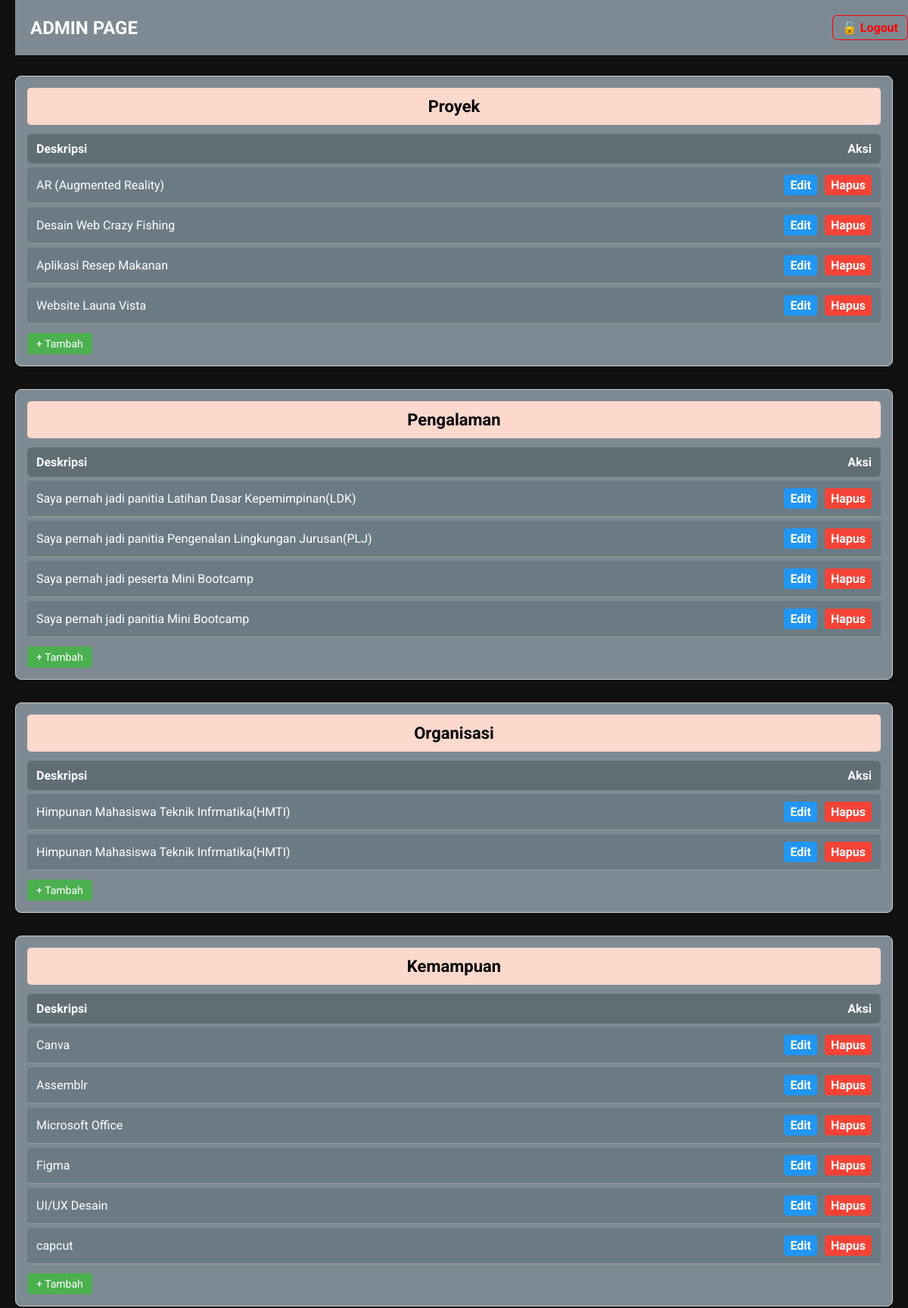
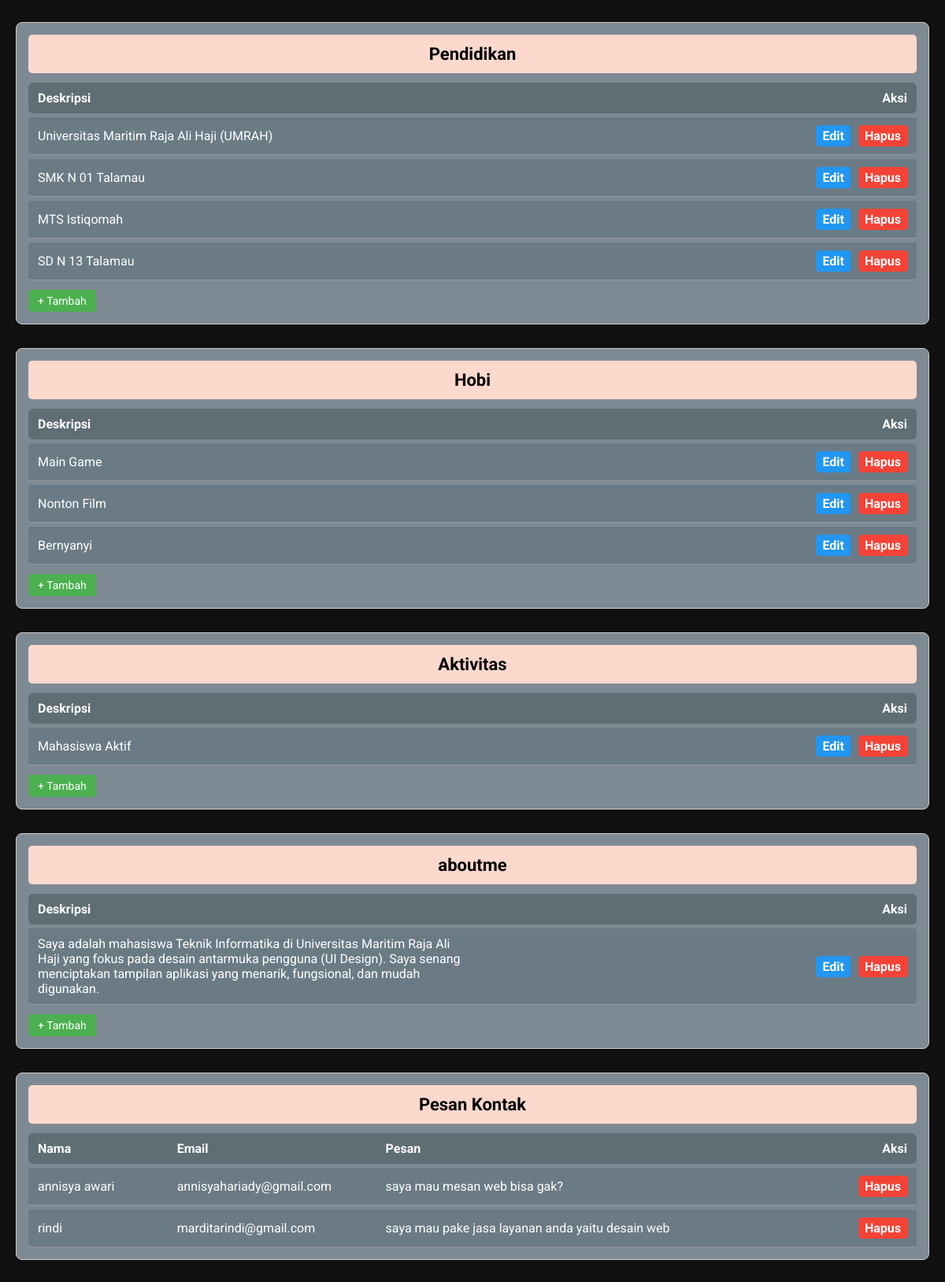
The page /admin.php (signed in) on the database its author committed (2 pictures, top to bottom).
### tables this page shows
CREATE TABLE `proyek` (
  `id` int(11) NOT NULL,
  `nama_proyek` varchar(255) DEFAULT NULL,
  `deskripsi` text DEFAULT NULL,
  `gambar` varchar(255) DEFAULT NULL
);

CREATE TABLE `pengalaman` (
  `id` int(11) NOT NULL,
  `deskripsi` text DEFAULT NULL,
  `tahun` year(4) DEFAULT NULL,
  `gambar` varchar(255) DEFAULT NULL
);

CREATE TABLE `organisasi` (
  `id` int(11) NOT NULL,
  `nama_organisasi` varchar(255) DEFAULT NULL,
  `posisi` text DEFAULT NULL,
  `periode` varchar(100) DEFAULT NULL,
  `gambar` varchar(255) DEFAULT NULL
);

CREATE TABLE `kemampuan` (
  `id` int(11) NOT NULL,
  `nama` varchar(100) NOT NULL
);

CREATE TABLE `pendidikan` (
  `id` int(11) NOT NULL,
  `jenjang` varchar(100) DEFAULT NULL,
  `nama_sekolah` varchar(255) DEFAULT NULL,
  `tahun_mulai` year(4) DEFAULT NULL,
  `tahun_selesai` year(4) DEFAULT NULL
);

CREATE TABLE `hobi` (
  `id` int(11) NOT NULL,
  `nama_hobi` varchar(100) NOT NULL
);

CREATE TABLE `aktivitas` (
  `id` int(11) NOT NULL,
  `nama_aktivitas` varchar(150) NOT NULL,
  `deskripsi` text DEFAULT NULL
);

CREATE TABLE `aboutme` (
  `id` int(11) NOT NULL,
  `deskripsi` text NOT NULL
);

CREATE TABLE `pesan_kontak` (
  `id` int(11) NOT NULL,
  `name` varchar(100) DEFAULT NULL,
  `email` varchar(100) DEFAULT NULL,
  `message` text DEFAULT NULL,
  `created_at` timestamp NOT NULL DEFAULT current_timestamp()
);

### admin.php (the view, shortened to what this page needs)
<?php endif;
include 'koneksi.php';
?>
<!DOCTYPE html>
<html lang="en">
<head>
</head>
<body>
<div class="admin-header">
  <span>ADMIN PAGE</span>
  <a class="logout-link" href="logout.php">🔓 Logout</a>
</div>
<div id="app">
<?php
$sections = [
  'Proyek' => ['table' => 'proyek', 'field' => 'nama_proyek'],
  'Pengalaman' => ['table' => 'pengalaman', 'field' => 'deskripsi'],
  'Organisasi' => ['table' => 'organisasi', 'field' => 'nama_organisasi'],
  'Kemampuan' => ['table' => 'kemampuan', 'field' => 'nama'],
  'Pendidikan' => ['table' => 'pendidikan', 'field' => 'nama_sekolah'],
  'Hobi' => ['table' => 'hobi', 'field' => 'nama_hobi'],
  'Aktivitas' => ['table' => 'aktivitas', 'field' => 'nama_aktivitas'],
  'aboutme' => ['table' => 'aboutme', 'field' => 'deskripsi'],
];
foreach ($sections as $label => $info):
  $table = $info['table'];
  $field = $info['field'];
  $query = mysqli_query($conn, "SELECT * FROM $table ORDER BY id DESC");
?>
  <div class="section">
    <div class="section-title"><?= $label ?></div>
    <div class="table-header">
      <div class="deskripsi">Deskripsi</div>
      <div class="aksi">Aksi</div>
    </div>
    <?php while ($row = mysqli_fetch_assoc($query)): ?>
      <div class="item-row">
        <div class="deskripsi"><?= htmlspecialchars($row[$field]) ?></div>
        <div class="aksi">
          <a class="icon-btn edit" href="edit.php?tabel=<?= $table ?>&id=<?= $row['id'] ?>">Edit</a>
          <a class="icon-btn delete" href="hapus.php?tabel=<?= $table ?>&id=<?= $row['id'] ?>" onclick="return confirm('Yakin ingin menghapus data ini?')">Hapus</a>
        </div>
      </div>
    <?php endwhile; ?>
    <a href="tambah.php?tabel=<?= $table ?>" class="tambah">+ Tambah</a>
  </div>
<?php endforeach; ?>
<div class="section">
  <div class="section-title">Pesan Kontak</div>
  <div class="table-header">
    <div class="deskripsi" style="flex: 0.8;">Nama</div>
    <div class="deskripsi" style="flex: 1.2;">Email</div>
    <div class="deskripsi" style="flex: 2;">Pesan</div>
    <div class="aksi">Aksi</div>
  </div>
  <?php
  $query_pesan = mysqli_query($conn, "SELECT * FROM pesan_kontak ORDER BY created_at DESC");
  while ($pesan = mysqli_fetch_assoc($query_pesan)):
  ?>
    <div class="item-row">
      <div class="deskripsi" style="flex: 0.8;"><?= htmlspecialchars($pesan['name']) ?></div>
      <div class="deskripsi" style="flex: 1.2;"><?= htmlspecialchars($pesan['email']) ?></div>
      <div class="deskripsi" style="flex: 2;"><?= htmlspecialchars($pesan['message']) ?></div>
      <div class="aksi">
        <a class="icon-btn delete" href="hapus_pesan.php?id=<?= $pesan['id'] ?>" onclick="return confirm('Yakin ingin menghapus pesan ini?')">Hapus</a>
      </div>
    </div>
  <?php endwhile; ?>
</div>
</div>
</body>
</html>

### admin.php (style rules this page uses)
* { box-sizing: border-box; margin: 0; padding: 0; font-family: 'Roboto', sans-serif; }
body { background-color: #111; color: #fff; padding: 20px; padding-top: 100px; }
.admin-header { position: fixed; top: 0; width: 100%; background-color: #7e8a93; color: #fff; padding: 20px; font-size: 24px; font-weight: bold; z-index: 1000; display: flex; justify-content: space-between; align-items: center; }
.logout-link { font-weight: bold; color: red; text-decoration: none; font-size: 16px; background-color: transparent; border: 1px solid red; padding: 6px 12px; border-radius: 6px; transition: background 0.3s ease; }
.section { background-color: #7e8a93; border: 1px solid #ccc; margin-bottom: 30px; padding: 15px; border-radius: 8px; box-shadow: 0 2px 5px rgba(0,0,0,0.1); }
.section-title { background-color: #FCD8CD; color: #000; padding: 12px; font-size: 22px; font-weight: bold; margin-bottom: 12px; border-radius: 5px; text-align: center; }
.table-header, .item-row { display: flex; justify-content: space-between; align-items: center; padding: 10px 12px; }
.table-header { background-color: #5f6d75; color: #fff; font-weight: bold; border-radius: 6px; }
.item-row { background-color: #6b7b85; border-bottom: 1px solid #999; border-radius: 4px; margin-top: 5px; }
.deskripsi, .aksi { flex: 1; }
.aksi { text-align: right; display: flex; gap: 10px; justify-content: flex-end; }
.tambah { background-color: #4CAF50; color: white; padding: 6px 12px; border-radius: 4px; margin-top: 12px; display: inline-block; font-size: 14px; text-decoration: none; }
.icon-btn { padding: 4px 8px; text-decoration: none; border-radius: 4px; font-weight: bold; color: white; }
.icon-btn.edit { background-color: #2196F3; }
.icon-btn.delete { background-color: #f44336; }

### rows shown on the page
proyek: nama_proyek "AR (Augmented Reality)"
proyek: nama_proyek "Desain Web Crazy Fishing"
proyek: nama_proyek "Aplikasi Resep Makanan"
proyek: nama_proyek "Website Launa Vista"
pengalaman: deskripsi "Saya pernah jadi panitia Latihan Dasar Kepemimpinan(LDK)"
pengalaman: deskripsi "Saya pernah jadi panitia Pengenalan Lingkungan Jurusan(PLJ)"
pengalaman: deskripsi "Saya pernah jadi peserta Mini Bootcamp"
pengalaman: deskripsi "Saya pernah jadi panitia Mini Bootcamp"
organisasi: nama_organisasi "Himpunan Mahasiswa Teknik Infrmatika(HMTI)"
organisasi: nama_organisasi "Himpunan Mahasiswa Teknik Infrmatika(HMTI)"
kemampuan: nama "Canva"
kemampuan: nama "Assemblr"
kemampuan: nama "Microsoft Office"
kemampuan: nama "Figma"
kemampuan: nama "UI/UX Desain"
kemampuan: nama "capcut"
pendidikan: nama_sekolah "Universitas Maritim Raja Ali Haji (UMRAH)"
pendidikan: nama_sekolah "SMK N 01 Talamau"
pendidikan: nama_sekolah "MTS Istiqomah"
pendidikan: nama_sekolah "SD N 13 Talamau"
hobi: nama_hobi "Main Game"
hobi: nama_hobi "Nonton Film"
hobi: nama_hobi "Bernyanyi"
aktivitas: nama_aktivitas "Mahasiswa Aktif"
aboutme: deskripsi "Saya adalah mahasiswa Teknik Informatika di Universitas Maritim Raja Ali Haji yang fokus pada desain antarmuka pengguna (UI Design). Saya senang menciptakan tampilan aplikasi yang menarik, fungsional, dan mudah digunakan."
pesan_kontak: name "annisya awari", email "annisyahariady@gmail.com", message "saya mau mesan web bisa gak?"
pesan_kontak: name "rindi", email "marditarindi@gmail.com", message "saya mau pake jasa layanan anda yaitu desain web"

### other values the page prints
$label "Proyek"
$label "Pengalaman"
$label "Organisasi"
$label "Kemampuan"
$label "Pendidikan"
$label "Hobi"
$label "Aktivitas"
$label "aboutme"
